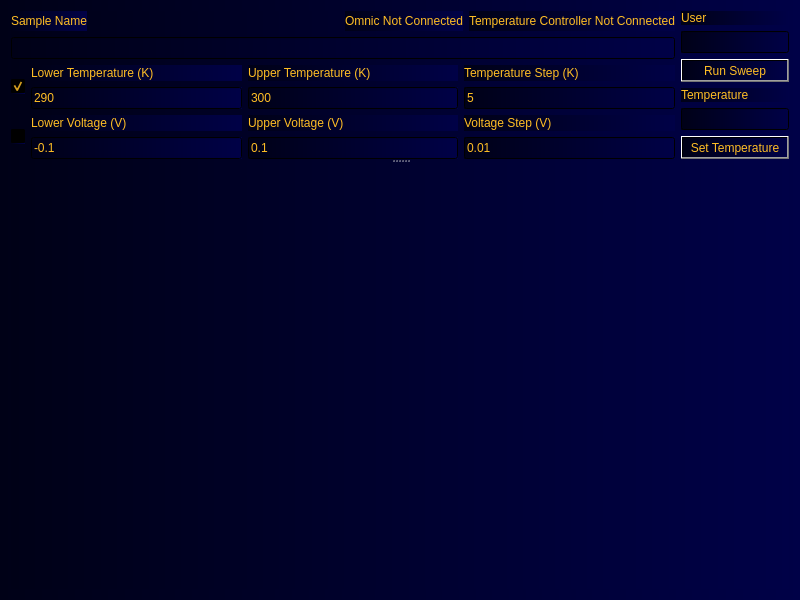
<?xml version="1.0" encoding="UTF-8"?>
<ui version="4.0">
 <class>Form</class>
 <widget class="QWidget" name="Form">
  <property name="geometry">
   <rect>
    <x>0</x>
    <y>0</y>
    <width>800</width>
    <height>600</height>
   </rect>
  </property>
  <property name="windowTitle">
   <string>FTIR Commander</string>
  </property>
  <property name="autoFillBackground">
   <bool>false</bool>
  </property>
  <property name="styleSheet">
   <string notr="true">background-color: rgb(1, 3, 48);
background-color: qlineargradient(spread:pad, x1:0, y1:0, x2:1, y2:0, stop:0 rgba(0, 1,23 , 255), stop:1 rgba(0, 1, 71, 255));
font: 10pt &quot;MS Shell Dlg 2&quot;;
color: rgb(255, 190, 37);</string>
  </property>
  <layout class="QGridLayout" name="gridLayout">
   <item row="0" column="0">
    <widget class="QSplitter" name="splitter">
     <property name="orientation">
      <enum>Qt::Vertical</enum>
     </property>
     <widget class="QWidget" name="layoutWidget">
      <layout class="QHBoxLayout" name="horizontalLayout_3" stretch="1,0">
       <item>
        <layout class="QVBoxLayout" name="verticalLayout_9">
         <item>
          <layout class="QVBoxLayout" name="verticalLayout_8">
           <item>
            <layout class="QHBoxLayout" name="horizontalLayout_4">
             <item>
              <widget class="QLabel" name="label_2">
               <property name="text">
                <string>Sample Name</string>
               </property>
              </widget>
             </item>
             <item>
              <spacer name="horizontalSpacer">
               <property name="orientation">
                <enum>Qt::Horizontal</enum>
               </property>
               <property name="sizeHint" stdset="0">
                <size>
                 <width>40</width>
                 <height>20</height>
                </size>
               </property>
              </spacer>
             </item>
             <item>
              <widget class="QLabel" name="omnicConnected_label">
               <property name="text">
                <string>Omnic Not Connected</string>
               </property>
              </widget>
             </item>
             <item>
              <widget class="QLabel" name="tempControllerConnected_label">
               <property name="text">
                <string>Temperature Controller Not Connected</string>
               </property>
              </widget>
             </item>
            </layout>
           </item>
           <item>
            <widget class="QLineEdit" name="sampleName_lineEdit"/>
           </item>
          </layout>
         </item>
         <item>
          <layout class="QHBoxLayout" name="horizontalLayout">
           <item>
            <widget class="QCheckBox" name="temp_checkBox">
             <property name="text">
              <string/>
             </property>
             <property name="checked">
              <bool>true</bool>
             </property>
            </widget>
           </item>
           <item>
            <layout class="QVBoxLayout" name="verticalLayout">
             <item>
              <widget class="QLabel" name="label">
               <property name="text">
                <string>Lower Temperature (K)</string>
               </property>
              </widget>
             </item>
             <item>
              <widget class="QLineEdit" name="lowerTemp_lineEdit">
               <property name="text">
                <string>290</string>
               </property>
              </widget>
             </item>
            </layout>
           </item>
           <item>
            <layout class="QVBoxLayout" name="verticalLayout_2">
             <item>
              <widget class="QLabel" name="label_3">
               <property name="text">
                <string>Upper Temperature (K)</string>
               </property>
              </widget>
             </item>
             <item>
              <widget class="QLineEdit" name="upperTemp_lineEdit">
               <property name="text">
                <string>300</string>
               </property>
              </widget>
             </item>
            </layout>
           </item>
           <item>
            <layout class="QVBoxLayout" name="verticalLayout_3">
             <item>
              <widget class="QLabel" name="label_4">
               <property name="text">
                <string>Temperature Step (K)</string>
               </property>
              </widget>
             </item>
             <item>
              <widget class="QLineEdit" name="stepTemp_lineEdit">
               <property name="text">
                <string>5</string>
               </property>
              </widget>
             </item>
            </layout>
           </item>
          </layout>
         </item>
         <item>
          <layout class="QHBoxLayout" name="horizontalLayout_2">
           <item>
            <widget class="QCheckBox" name="voltage_checkBox">
             <property name="text">
              <string/>
             </property>
             <property name="checked">
              <bool>false</bool>
             </property>
             <property name="tristate">
              <bool>false</bool>
             </property>
            </widget>
           </item>
           <item>
            <layout class="QVBoxLayout" name="verticalLayout_5">
             <item>
              <widget class="QLabel" name="label_6">
               <property name="text">
                <string>Lower Voltage (V)</string>
               </property>
              </widget>
             </item>
             <item>
              <widget class="QLineEdit" name="lowerVoltage_lineEdit">
               <property name="text">
                <string>-0.1</string>
               </property>
              </widget>
             </item>
            </layout>
           </item>
           <item>
            <layout class="QVBoxLayout" name="verticalLayout_6">
             <item>
              <widget class="QLabel" name="label_7">
               <property name="text">
                <string>Upper Voltage (V)</string>
               </property>
              </widget>
             </item>
             <item>
              <widget class="QLineEdit" name="upperVoltage_lineEdit">
               <property name="text">
                <string>0.1</string>
               </property>
              </widget>
             </item>
            </layout>
           </item>
           <item>
            <layout class="QVBoxLayout" name="verticalLayout_7">
             <item>
              <widget class="QLabel" name="label_8">
               <property name="text">
                <string>Voltage Step (V)</string>
               </property>
              </widget>
             </item>
             <item>
              <widget class="QLineEdit" name="stepVoltage_lineEdit">
               <property name="text">
                <string>0.01</string>
               </property>
              </widget>
             </item>
            </layout>
           </item>
          </layout>
         </item>
        </layout>
       </item>
       <item>
        <layout class="QVBoxLayout" name="verticalLayout_4">
         <item>
          <widget class="QLabel" name="label_5">
           <property name="text">
            <string>User</string>
           </property>
          </widget>
         </item>
         <item>
          <widget class="QLineEdit" name="user_lineEdit"/>
         </item>
         <item>
          <widget class="QPushButton" name="run_pushButton">
           <property name="sizePolicy">
            <sizepolicy hsizetype="Minimum" vsizetype="Expanding">
             <horstretch>0</horstretch>
             <verstretch>0</verstretch>
            </sizepolicy>
           </property>
           <property name="autoFillBackground">
            <bool>false</bool>
           </property>
           <property name="styleSheet">
            <string notr="true"/>
           </property>
           <property name="text">
            <string>Run Sweep</string>
           </property>
          </widget>
         </item>
         <item>
          <widget class="QLabel" name="label_9">
           <property name="text">
            <string>Temperature</string>
           </property>
          </widget>
         </item>
         <item>
          <widget class="QLineEdit" name="currentTemperature_lineEdit"/>
         </item>
         <item>
          <widget class="QPushButton" name="setTemperature_pushButton">
           <property name="text">
            <string>Set Temperature</string>
           </property>
          </widget>
         </item>
        </layout>
       </item>
      </layout>
     </widget>
     <widget class="Graph" name="temperature_graph" native="true">
      <property name="sizePolicy">
       <sizepolicy hsizetype="Preferred" vsizetype="Maximum">
        <horstretch>0</horstretch>
        <verstretch>100</verstretch>
       </sizepolicy>
      </property>
      <property name="styleSheet">
       <string notr="true">background-color: rgba(0, 1, 71, 0);
border-right-color: rgb(255, 0, 4);
border-top-color: rgb(255, 0, 0);
gridline-color: rgb(239, 255, 89);
border-color: rgb(0, 1, 71);</string>
      </property>
     </widget>
    </widget>
   </item>
  </layout>
 </widget>
 <customwidgets>
  <customwidget>
   <class>Graph</class>
   <extends>QWidget</extends>
   <header>FTIR_Commander.Graph.h</header>
   <container>1</container>
  </customwidget>
 </customwidgets>
 <resources/>
 <connections/>
</ui>
